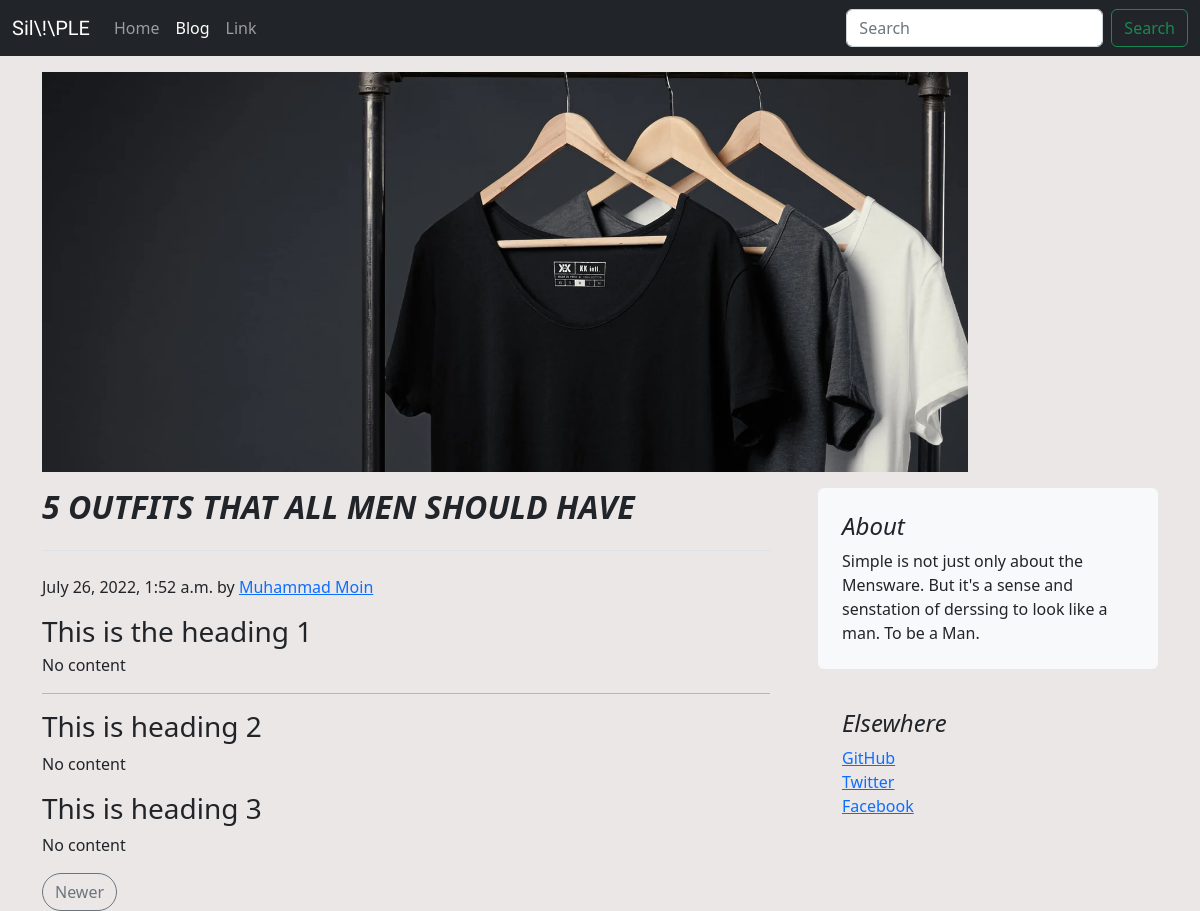
Page /blog/blogpost/1/ on the committed database.
### blog/models.py (models this page shows, shortened)
class blogpost(models.Model):
    post_id = models.AutoField(primary_key=True)
    author_name = models.CharField(max_length=30,default='No Name')
    post_title =  models.CharField(max_length=80, default='No Title')
    post_heading1 =  models.CharField(max_length=100, default='No Heading')
    post_heading2 =  models.CharField(max_length=100, default='No heading')
    post_heading3 =  models.CharField(max_length=100, default='No Heading')
    post_content1 =  models.CharField(max_length=300, default='No content')
    post_content2 =  models.CharField(max_length=300, default='No content')
    post_content3 =  models.CharField(max_length=300, default='No content')
    post_dateTime = models.DateTimeField(auto_now_add=True)
    post_thumbnail = models.ImageField(upload_to='shop/pro_images', default='')

### blog/views.py (the view)
# urls.py: path('blogpost/<int:postid>/', views.blogpost_page, name='BlogPost'),
def blogpost_page(request,postid):
    show_post = blogpost.objects.filter(post_id = postid)
    older = show_post[0].post_id-1
    next = show_post[0].post_id+1
    all_posts = blogpost.objects.values('post_id')
    post_count = len(all_posts)
    return render(request, 'blog/blogPost.html',{'post':show_post,'next_post':next,'older_post':older,'all_post':post_count})

### blog/templates/blog/blogPost.html (shortened to what this page needs)
{% extends 'blog/basic.html' %} {%block title%}BLOG{% endblock %}
{%block body%}
<div class="container mt-3 mb-3">
    <div class="row">
        <div class="col-10" style=" height: 400px;">
            <img src="/media/{{post.0.post_thumbnail}}" width="100%" height="100%" alt="this is inage" class="image">
        </div>
    </div>
</div>
<div class="container">
    <div class="row g-5">
        <div class="col-md-8">
            <h2 class="pb-4 mb-4 fst-italic border-bottom" style="text-transform: uppercase; font-weight:700">{{post.0.post_title}}</h2>
            <article class="blog-post">
                <p class="blog-post-meta">{{post.0.post_dateTime}} by <a href="#">{{post.0.author_name}}</a></p>
                <h3 class="blog-post-title mb-1">{{post.0.post_heading1}}</h3>
                <p>{{post.0.post_content1}}</p>
                <hr />
                <h3>{{post.0.post_heading2}}</h3>
                <p>{{post.0.post_content2}}</p>
                <h3>{{post.0.post_heading3}}</h3>
                <p>{{post.0.post_content3}}</p>
            </article>
            <nav class="blog-pagination" aria-label="Pagination">
                {%if next_post <= all_post %}
                <a class="btn btn-outline-secondary rounded-pill" href="/blog/blogpost/{{next_post}}">Newer</a>
                {%endif%}
            </nav>
        </div>
        <div class="col-md-4">
            <div class="position-sticky" style="top: 2rem">
                <div class="p-4 mb-3 bg-light rounded">
                    <h4 class="fst-italic">About</h4>
                    <p class="mb-0">
                        Simple is not just only about the Mensware. But it's a sense and senstation of derssing to look like a man. To be a
                        Man.
                    </p>
                </div>
                <div class="p-4">
                    <h4 class="fst-italic">Elsewhere</h4>
                    <ol class="list-unstyled">
                        <li><a href="#">GitHub</a></li>
                        <li><a href="#">Twitter</a></li>
                        <li><a href="#">Facebook</a></li>
                    </ol>
                </div>
            </div>
        </div>
    </div>
</div>
{%endblock%}

### blog/templates/blog/basic.html (style rules this page uses)
body { background-color: rgba(233, 229, 229, 0.897); }

### blog/templates/blog/blogPost.html (style rules this page uses)
.image { object-fit: cover; }

### rows in the picture
blogpost: post_thumbnail (picture), post_title "5 OUTFITS THAT ALL MEN SHOULD HAVE", post_dateTime "July 26, 2022, 1:52 a.m.", author_name "Muhammad Moin", post_heading1 "This is the heading 1", post_content1 "No content", post_heading2 "This is heading 2", post_content2 "No content", post_heading3 "This is heading 3", post_content3 "No content"
